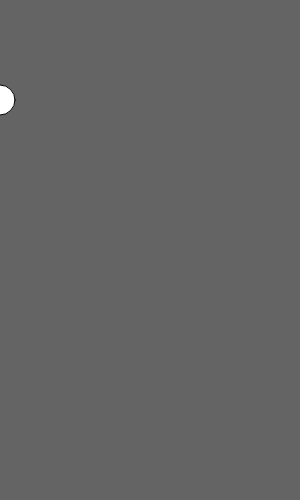
Frame 1 (no input)
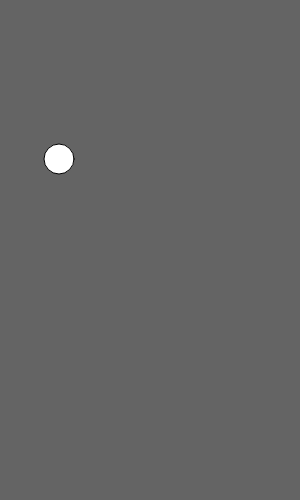
Frame 60 (no input)
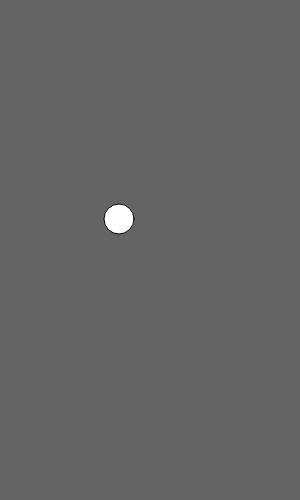
Frame 120 (the mouse pressed at the canvas centre since frame 60)

The p5.js sketch that drew these frames (run headless with seeded random() and noise() and a simulated clock; from frame 60 on, the mouse is pressed at the canvas centre):

// p5.js sketch
// ── sketch.js
var circleX = 0;
var circleY = 100;
var speedX =1
var speedY =1

function setup() {
  createCanvas(300, 500);
}

function draw () {
  background(100);

 ellipse(circleX, circleY, 30, 30);
 fill(255);

 if (circleX > width || circleX < 0){
   speedX = speedX * -1;
 }
 if (circleY > height || circleY < 0){
   speedY = speedY * -1.2;
 }

   circleX = circleX + speedX;
   circleY = circleY + speedY;

 }
